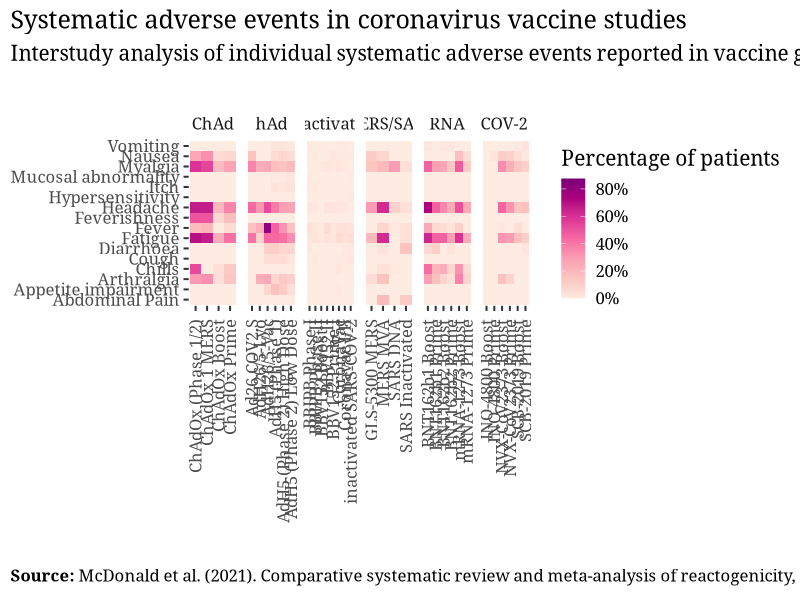

Write R code to recreate this figure.
# COVID-19 vaccine systematic adverse events heatmap viz

library(tidyverse)
library(scales)
library(ggthemes)

# get data from csv and reshape
systematic_ae_data <- read_csv("systemic_adverse_effects.csv", skip = 1, trim_ws = TRUE) %>%
  select_if(~sum(!is.na(.)) > 0) %>%
  rename(study.full_name = 1) %>%
  pivot_longer(!study.full_name, names_to = "symptom.name",
               values_to = "symptom.percentage_of_patients") %>%
  mutate(
    # strip whitespace and newlines
    study.full_name = gsub("-\\s", "-", study.full_name),
    study.full_name = gsub("\\n|\\r|\\r\\n", " ", study.full_name),
    symptom.name = gsub("-\\s", "", symptom.name),
    symptom.percentage_of_patients = as.numeric(symptom.percentage_of_patients),
    
    # replace NAs with zero (if left in, NAs will show as grey on the heat map, which
    # shows greater contrast between low frequency symptoms and those not present at all)
    symptom.percentage_of_patients = replace_na(symptom.percentage_of_patients, 0),
    
    # extract info from study name
    study.total_patients = str_extract(study.full_name, "(?<=\\(n=)\\d*(?=\\))"),
    study.author_name = str_extract(study.full_name, "\\w*(?=,)"),
    vaccine.name = str_extract(study.full_name, "(?<=\\w{1,50},).*(?=\\()"),
    
    # add vaccine categories
    vaccine.type = case_when(str_detect(study.full_name, "ChAd") ~ "ChAd",
                             str_detect(study.full_name, "AdH|Ad26") ~ "hAd",
                             str_detect(study.full_name, "BNT|mRNA") ~ "RNA",
                             str_detect(study.full_name, regex("BB|CoronaVac|inactivated SARS-COV-2",
                                                               ignore_case = T)) ~ "Inactivated",
                             str_detect(study.full_name, "NVX|INO|SCB") ~ "SARS-COV-2 Other",
                             str_detect(study.full_name, "MERS|SARS\\s") ~ "MERS/SARS"))

# check data looks ok            
View(systematic_ae_data)

# create ggplot theme
my_heatmap_theme <- theme_tufte(base_size = 15, base_family = "Georgia") +
  theme(axis.text.x = element_text(angle = 90, vjust = 0.5, hjust=1),
        axis.title=element_blank(),
        plot.title.position = "plot",
        plot.subtitle = element_text(margin=margin(0,0,30,0)),
        plot.caption.position = "plot",
        plot.caption = element_text(hjust = 0, margin=margin(30,0,0,0))) 

# draw the heatmap
ggplot(systematic_ae_data, aes(y = symptom.name, x = vaccine.name, fill = symptom.percentage_of_patients)) +
  geom_tile() +
  facet_grid(~vaccine.type, scales = "free") +
  scale_fill_distiller("Percentage of patients", palette = "RdPu", na.value = "grey90",
                       direction = 1, labels = scales::percent_format(scale = 1)) +
  labs(
    title = "Systematic adverse events in coronavirus vaccine studies",
    subtitle = "Interstudy analysis of individual systematic adverse events reported in vaccine group (excluding control group) of coronavirus vaccine studies.",
    caption = bquote(bold("Source:") ~ "McDonald et al. (2021). Comparative systematic review and meta-analysis of reactogenicity, immunogenicity and efficacy of vaccines against SARS-CoV-2.")) +
  my_heatmap_theme

# Additional notes

# Systematic adverse events in coronavirus vaccine studies
# Interstudy analysis of individual systematic adverse events reported in vaccine group
# (excluding control group) of coronavirus vaccine studies. Data represent % of patients
# in experimental group reporting any grade of symptomatic adverse event. 

# Source: McDonald, I., Murray, S.M., Reynolds, C.J. et al. Comparative systematic
# review and meta-analysis of reactogenicity, immunogenicity and efficacy of vaccines
# against SARS-CoV-2. npj Vaccines 6, 74 (2021). https://doi.org/10.1038/s41541-021-00336-1